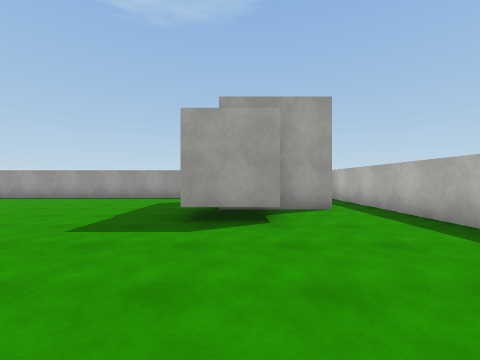
[1] (above)

16 first-person views from a walk through a 3-D level made in the Unity game engine. The camera is 1.3 m above the floor, looks level and sees 90° across. The floor is counted in squares, 2 m on a side. Each view is taken from the middle of a square. On the plan, view 1 faces up. The plan holds only what a view shows up to about 9 squares ahead; the rest is blank. The place goes on beyond the plan. The player is left out. Surface patterns are stand-ins for the level's own textures.

[2]
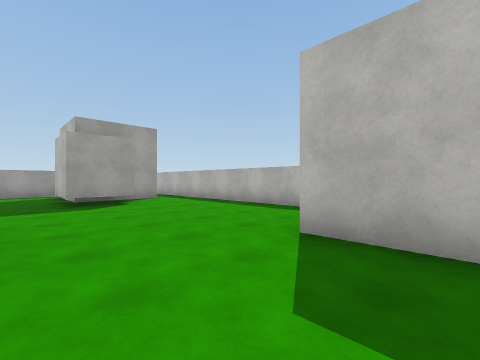

[3]
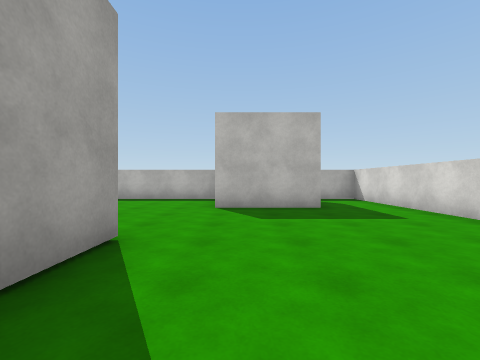

[4]
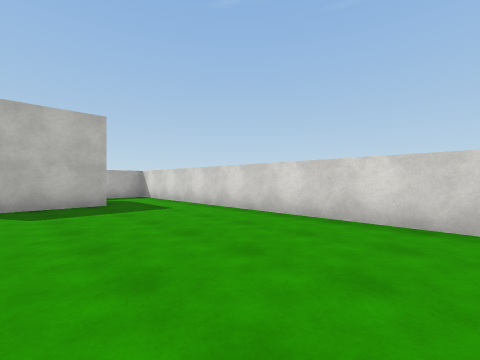

[5]
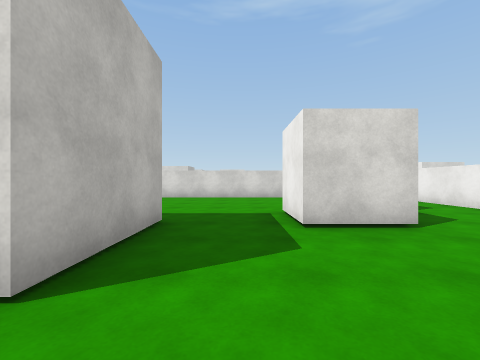

[6]
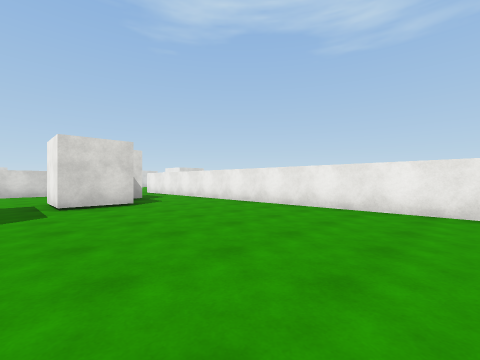

[7]
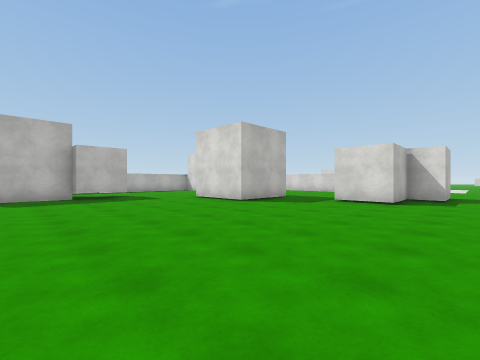

[8]
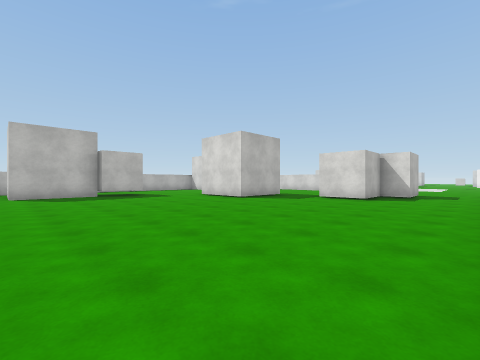

[9]
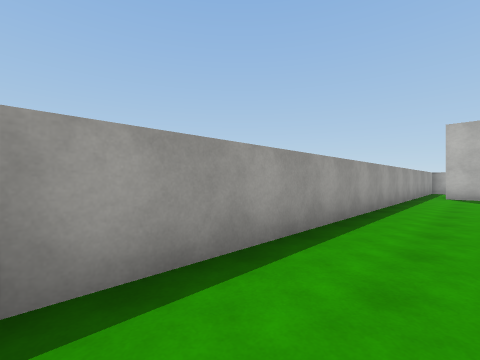

[10]
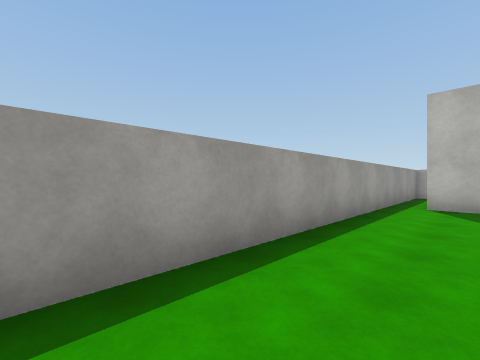

[11]
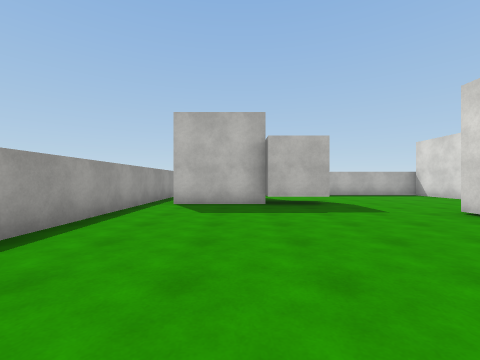

[12]
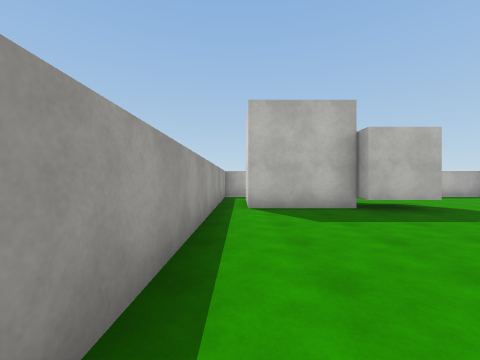

[13]
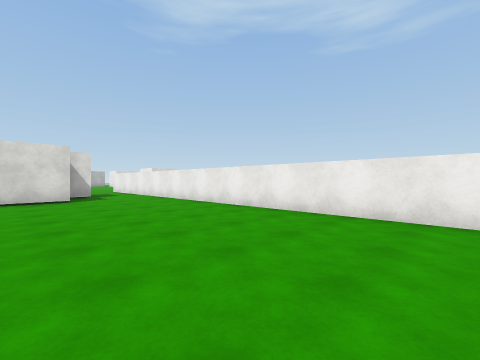

[14]
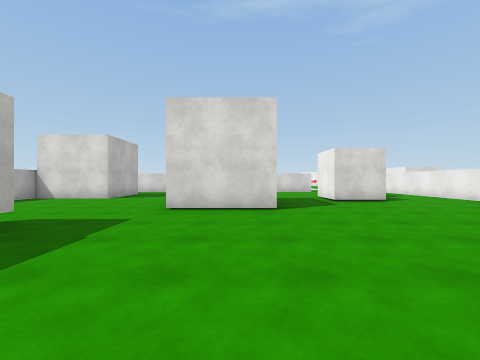

[15]
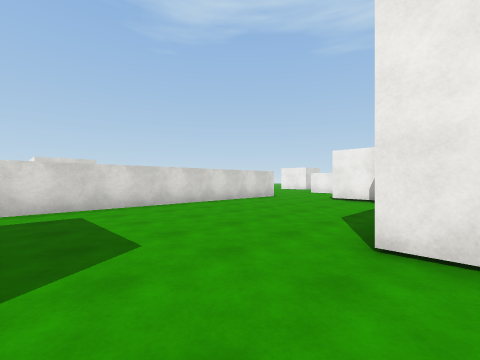

[16]
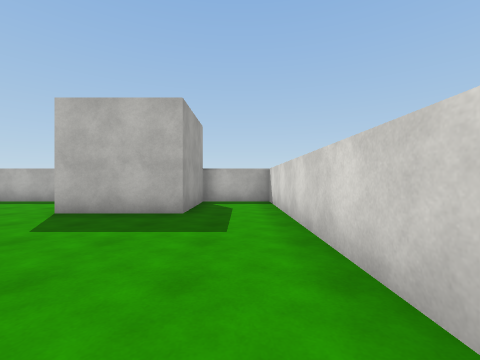

### Floor plan
Ten units are one square. View 1 is at (0, 0); x grows to the right and y downward. Boxes are objects, and circles mark ways between rooms. Rooms are numbered by the first view taken in them; rooms with no view inside come last. Other rooms are left out.
<svg viewBox="-119 -91 156 155">
<path fill="none" stroke="#000" d="M-24 0 -24 7 -38 7M-69 2 -69 19M6 -37 -9 -37M-78 21 -78 35M-66 59 32 59 32 39 6 39 6 14 32 14 32 -66M21 -53 9 -53M-48 8 -48 -17 -24 -17M-9 -37 -9 -53 -5 -53 -5 -78 16 -78M-114 -80 -114 5M-93 19 -84 19 -84 2 -69 2M32 -66 32 -86 -110 -86"/>
<circle cx="-38" cy="-12" r="3" fill="#2a7"/>
<text x="-20" y="10">1</text>
<text x="-60" y="-40">2</text>
</svg>
Room 1 opens to room 2.

Where each view was taken, in squares from view 1:
view 1: 0 up, 0 right, facing up
view 2: 3 down, 2 left, facing up-right
view 3: 2 down, 5 left, facing right
view 4: 2 down, 6 left, facing down-right
view 5: 3 up, 6 left, facing down
view 6: 6 up, 6 left, facing down-left
view 7: 7 up, 10 left, facing down-right
view 8: 8 up, 11 left, facing down-right
view 9: 7 up, 11 left, facing up-right
view 10: 7 up, 7 left, facing up-right
view 11: 6 up, 7 left, facing right
view 12: 8 up, 6 left, facing right
view 13: 8 up, 7 left, facing down-left
view 14: 7 up, 4 left, facing down
view 15: 0 up, 0 right, facing down-left
view 16: 5 down, 4 left, facing right
